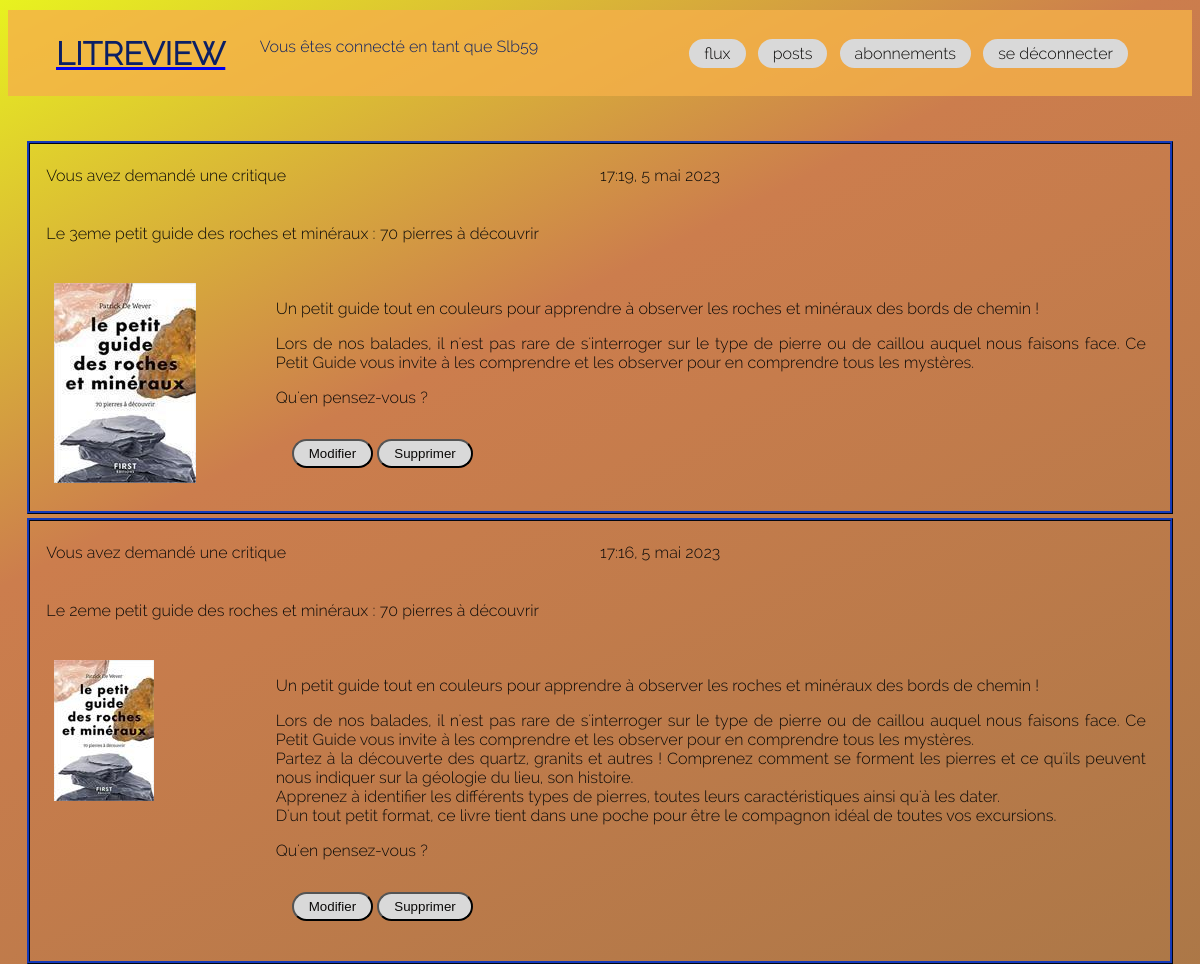
The app's page /posts (signed in, upper part), older data.
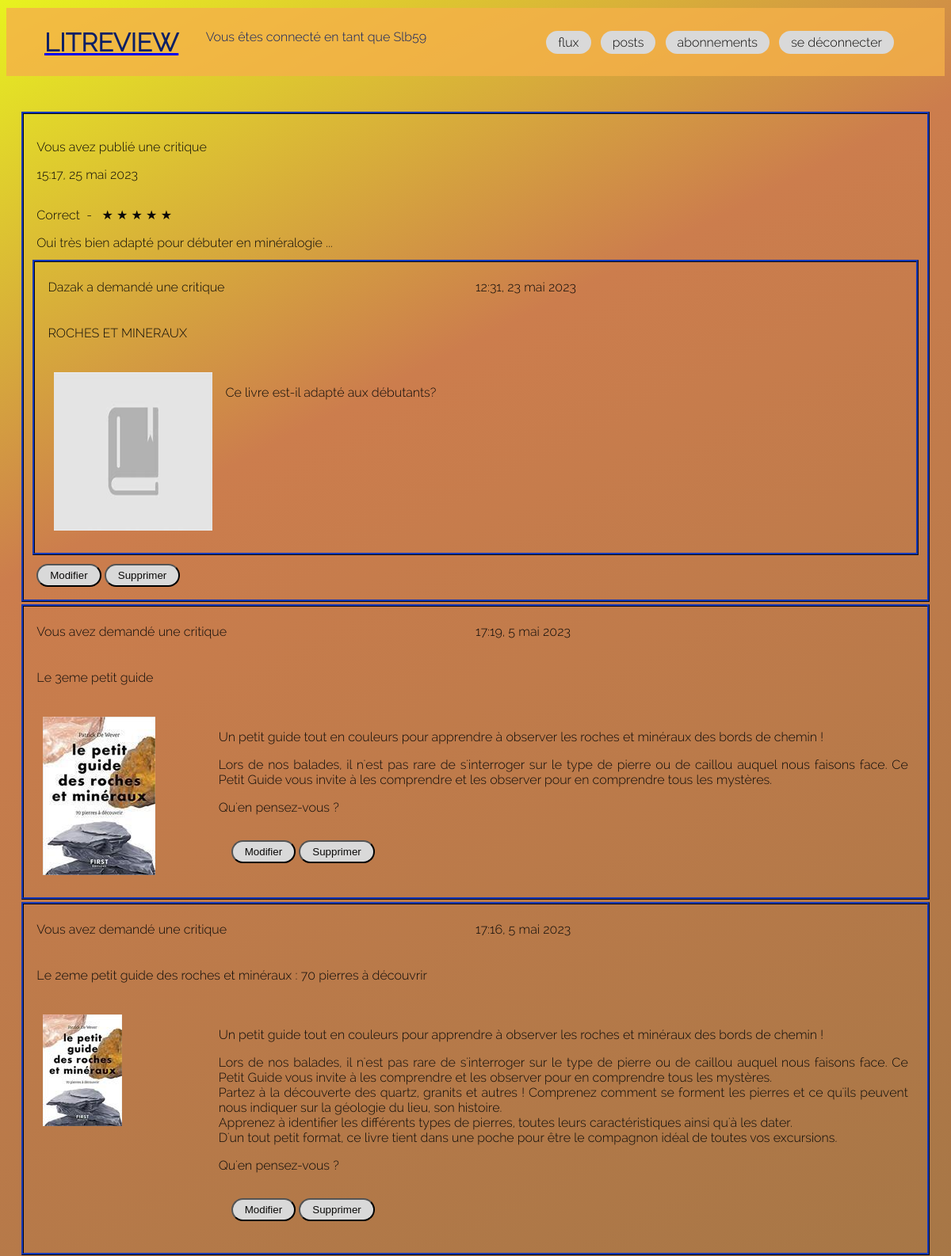
The same page, newer data.
### review/models.py (models this page shows, shortened)
class Ticket(models.Model):
    title = models.CharField(max_length=128)
    description = models.TextField(max_length=2048, blank=True)
    user = models.ForeignKey(to=settings.AUTH_USER_MODEL,
                             on_delete=models.CASCADE)
    image = models.ImageField(null=True, blank=True,
                              upload_to='img')
    time_created = models.DateTimeField(auto_now_add=True)
    IMAGE_MAX_SIZE = (200, 200)

class Review(models.Model):
    ticket = models.ForeignKey(to=Ticket, on_delete=models.CASCADE)
    rating = models.PositiveSmallIntegerField(
        validators=[MinValueValidator(0), MaxValueValidator(5)])
    headline = models.CharField(max_length=128)
    body = models.CharField(max_length=8192, blank=True)
    user = models.ForeignKey(
        to=settings.AUTH_USER_MODEL, on_delete=models.CASCADE)
    time_created = models.DateTimeField(auto_now_add=True)

### review/views.py (the view)
# urls.py: path('posts', views.posts, name='posts'),
@login_required
def posts(request):
    reviews = Review.objects.filter(user=request.user)
    tickets = Ticket.objects.filter(user=request.user)
    merge_tickets_and_reviews = chain(tickets, reviews)
    tickets_and_reviews = sorted(merge_tickets_and_reviews,
                                 key=lambda x: x.time_created,
                                 reverse=True)
    context = {'tickets_and_reviews': tickets_and_reviews}
    return render(request, 'review/posts.html', context=context)

### review/templatetags/review_tags.py (called while the page is built)
@register.filter
def model_type(value):
    return type(value).__name__

@register.filter
def has_review(value):
    reviews = Review.objects.filter(Q(ticket=value) & ~Q(user=value.user))
    return reviews

### templates/review/posts.html
{% extends "base.html" %}
{% load review_tags %}
{% block content %}
{% include 'base/message.html'%}
<div class="feed__messages">
    {% for instance in tickets_and_reviews %}
        {% if instance|model_type == 'Ticket' %}
            {% include 'review/ticket/ticket_info.html' with ticket_posts=True %}
        {% elif instance|model_type == 'Review' %}
            {% include 'review/review/review_info.html' with review_posts=True %}
        {% endif %}
    {% endfor %}
</div>
{% endblock %}

### templates/base.html (shortened to what this page needs)
{% load static %}
<!DOCTYPE html>
<html lang="fr">
    {% include "base/head.html"%}
    <body>
        {% include "base/header.html"%}
        <main>
            <div id="content">
            {% block content %}
            {% endblock content %}
            </div>
        </main>
    </body>
</html>

### templates/base/head.html (shortened to what this page needs)
{% load static %}
<head>
    <link href="{% static "css/review.css" %}" rel="stylesheet">
</head>

### templates/base/header.html
<header id="header">
    <a href="{% url 'review:feed' %}"><h1>LITREVIEW</h1></a>
    {% if user.is_authenticated %}
        <div class="user_connected">
        <p>Vous êtes connecté en tant que {{request.user}}</p>
        </div>
        <nav class="header__menu">
            {% include 'navbar/navbar.html' %}
        </nav>
    {% endif %}
</header>

### templates/navbar/navbar.html
{% load static %}
<ul>
    <li>
        <a class="btn" href="{% url 'review:feed' %}">flux</a>
    </li>
    <li><a class="btn" href="{% url 'review:posts' %}">posts</a></li>
    <li><a class="btn" href="{% url 'account:subscription' %}">abonnements</a></li>
    <li><a class="btn" href="{% url 'account:logout' %}">se déconnecter</a></li>
</ul>

### templates/base/message.html (shortened to what this page needs)
<div>
</div>

### templates/review/review/review_info.html
<div class="cadre_info">
    <div class="review_info__1">
        {% if instance.user == request.user %}
            <p>Vous avez publié une critique</p>
        {% else %}
            <p>{{instance.user|title}} a publié une critique</p>
        {% endif %}
        <p class="review_info__date">
            {{ instance.time_created | time}}, {{ instance.time_created | date}}
        </p>
    </div>
    <div>
        {{instance.headline}} &nbsp;- &nbsp;
        {% with ''|center:instance.rating as range %}
        {% for _ in range %}
            &#9733;
        {% endfor %}
        {% endwith %}
    </div>
    <div>
        {{instance.body}}
    </div>
    {% include 'review/ticket/ticket_info.html' with instance=instance.ticket %}
    {% if review_posts %}
       <div>
          <a href="{% url 'review:update_review' instance.id %}"><button class="btn">Modifier</button></a>
          <a href="{% url 'review:delete_review' instance.id %}"><button class="btn">Supprimer</button></a>
       </div>
    {% endif %}
</div>

### templates/review/ticket/ticket_info.html (shortened to what this page needs)
{% load review_tags %}
{% load static %}
   <div class="cadre_info">
      <div class="ticket_info__1">
         {% if instance.user == request.user %}
            <p>Vous avez demandé une critique</p>
         {% else %}
            <p>{{instance.user|title}} a demandé une critique</p>
         {% endif %}
         <p class="ticket_info__date">
            {{ instance.time_created | time}}, {{ instance.time_created | date}}
         </p>
      </div>
      <div>
         <p>{{ instance.title }}</p>
      </div>
      <div class="ticket_info__2">
         <div>
            {% if instance.image %}
               <img src="{{instance.image.url }}">
            {% else %}
               <img src="{% static 'assets/default_image.png'%}">
            {% endif %}
         </div>
         <div class="ticket_info__2__text">
            {{ instance.description|linebreaks }}
            <div>
               {% if ticket_posts %}
                  <div>
                     <a href="{% url 'review:update_ticket' instance.id %}"><button class="btn">Modifier</button></a>
                     <a href="{% url 'review:delete_ticket' instance.id %}"><button class="btn">Supprimer</button></a>
                  </div>
               {% endif %}
            </div>
         </div>
      </div>
   </div>

### templates/base/footer.html (shortened to what this page needs)
{% load static %}

### templates/navbar/footer_navbar.html (shortened to what this page needs)
{% load static %}

### static/css/review.css (style rules this page uses)
html { background: linear-gradient(333deg, rgb(144, 115, 66) 0%, rgb(204, 125, 77) 76%, rgb(232, 242, 31) 100%); font-family: "Raleway-Light"; color: rgb(10, 9, 8); min-height: 100vh; scroll-behavior: smooth; overflow-x: hidden; }
h1 { font-size: 2rem; color: rgb(11, 31, 101); }
div { padding: 0.5rem; }
.btn { background-color: rgb(217, 217, 217); color: rgb(10, 9, 8); padding: 5px 15px; border-radius: 1rem; }
header { background-color: rgba(246, 177, 73, 0.8); padding: 0.2rem 3rem; display: grid; grid-template-columns: repeat(1fr 2fr 4fr); margin: 10px auto; }
header .user_connected { grid-column: 2; color: rgb(11, 31, 101); }
header .header__menu { padding-top: 0em; padding-right: 0em; grid-column: 4; margin: auto 1em; align-content: center; text-align: right; }
header .header__menu ul { margin: 0; }
header .header__menu li { display: inline; padding-left: 0.5em; }
header .header__menu li a { text-decoration: none; }
.cadre_info { border: 1mm rgb(11, 31, 101) ridge; margin: 0.2rem; }
.cadre_info .ticket_info__1 { display: grid; grid-template-columns: repeat(2, 1fr); line-height: 0; }
.cadre_info .ticket_info__2 { display: grid; grid-template-columns: 1fr 4fr; }
.cadre_info .ticket_info__2 .ticket_info__2__text { text-align: justify; }

Row changes from the older to the newer data that the page shows:
added Review: shows "Vous avez publié une critique", time_created "15:17", time_created "25 mai 2023", headline "Correct", rating 5 (drawn), body "Oui très bien adapté pour débuter en minéralogie ...", user "Dazak", time_created "12:31", time_created "23 mai 2023", title "ROCHES ET MINERAUX", description "Ce livre est-il adapté aux débutants?", shows "Modifier"
changed Ticket: title "Le 3eme petit guide des roches et minéraux : 70 pierres à découvrir" → "Le 3eme petit guide"
